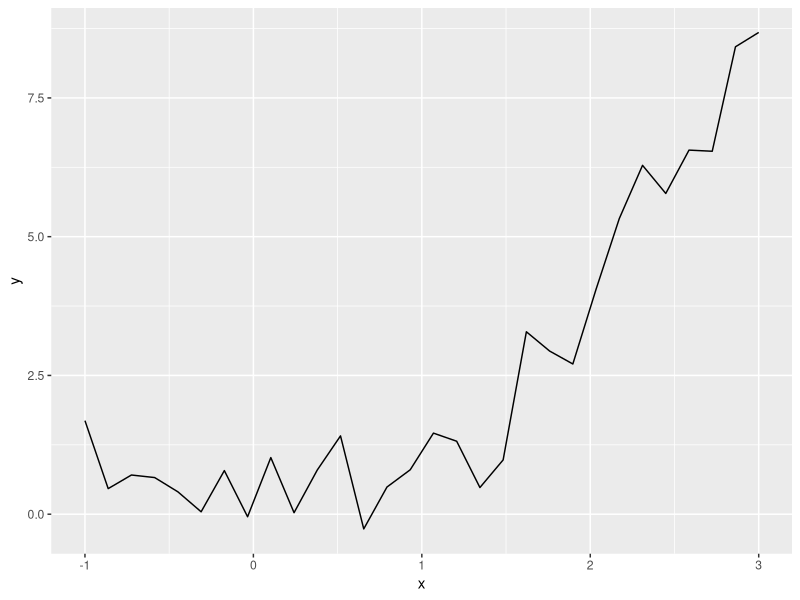
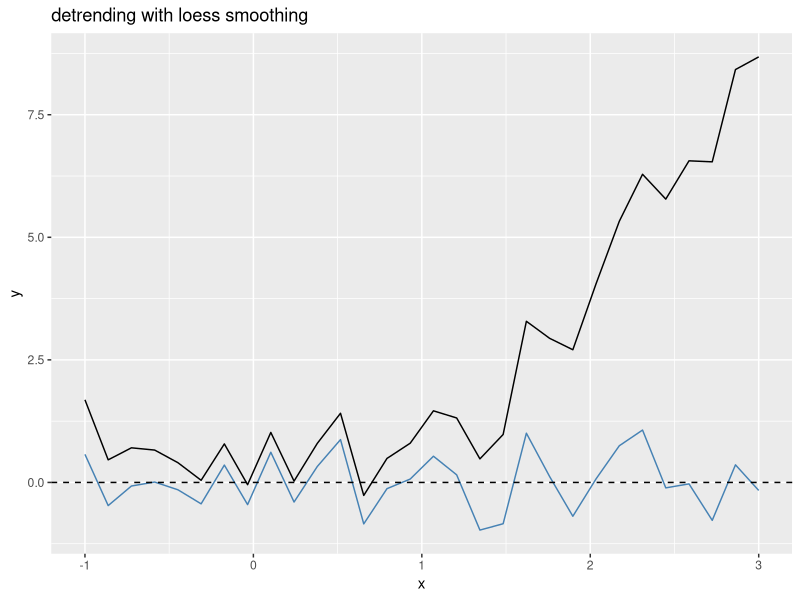
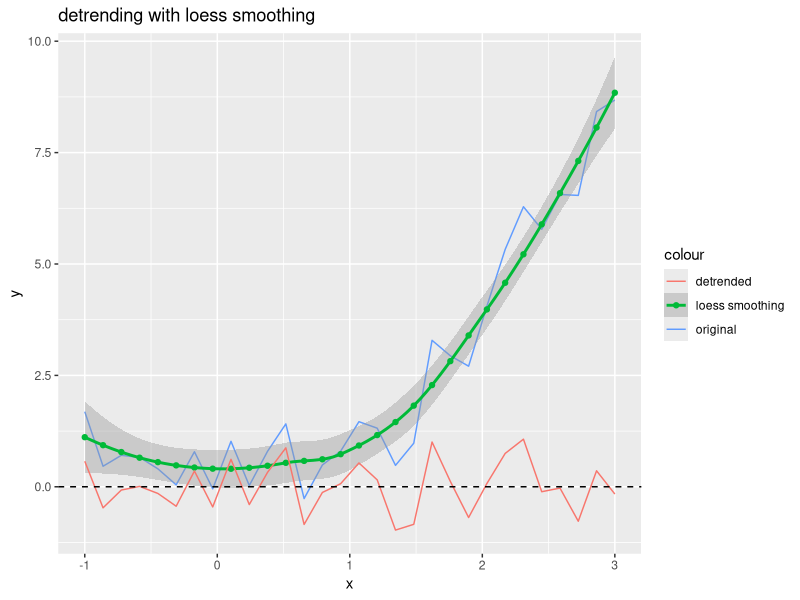
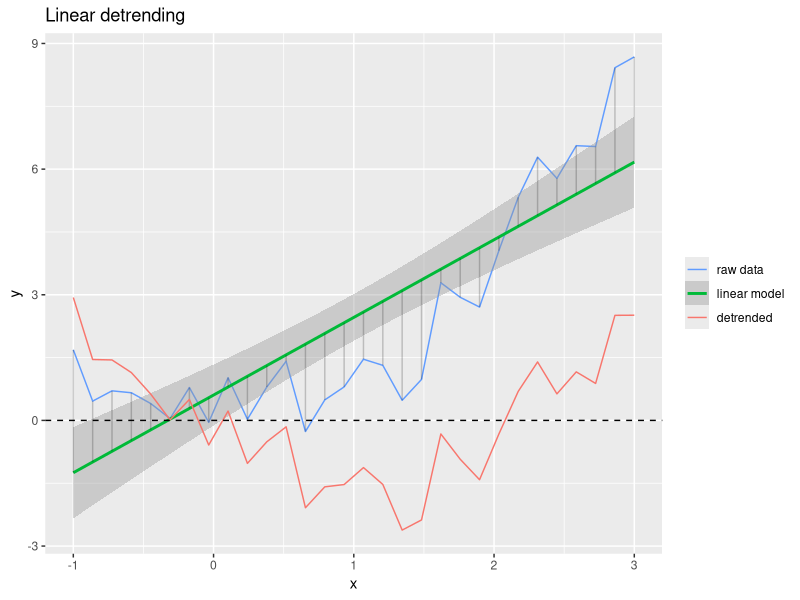
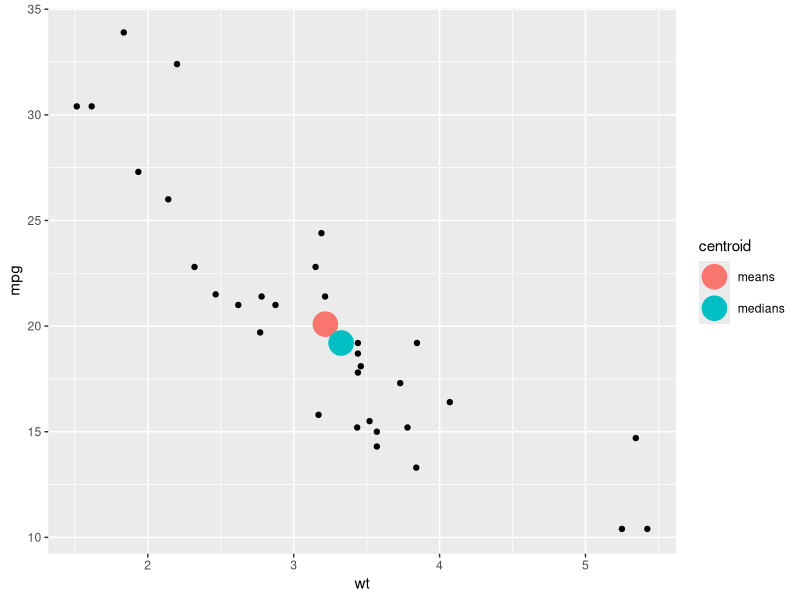
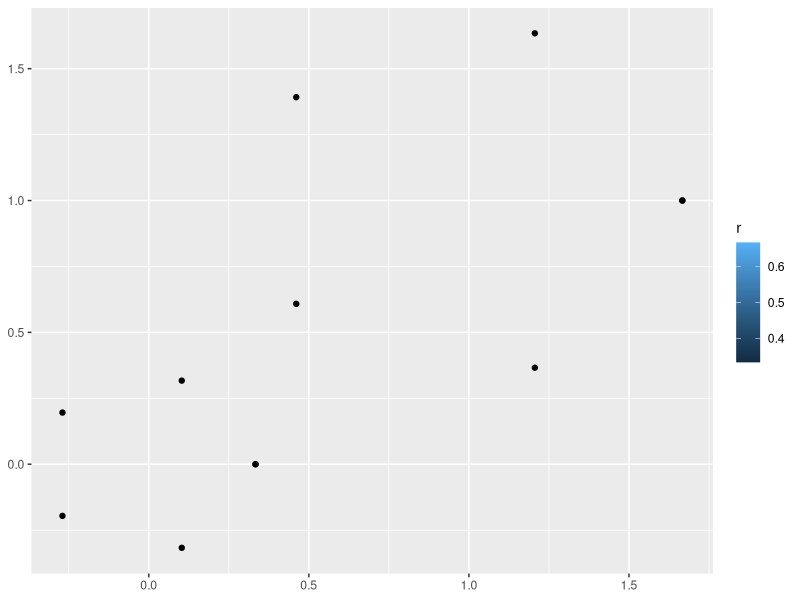
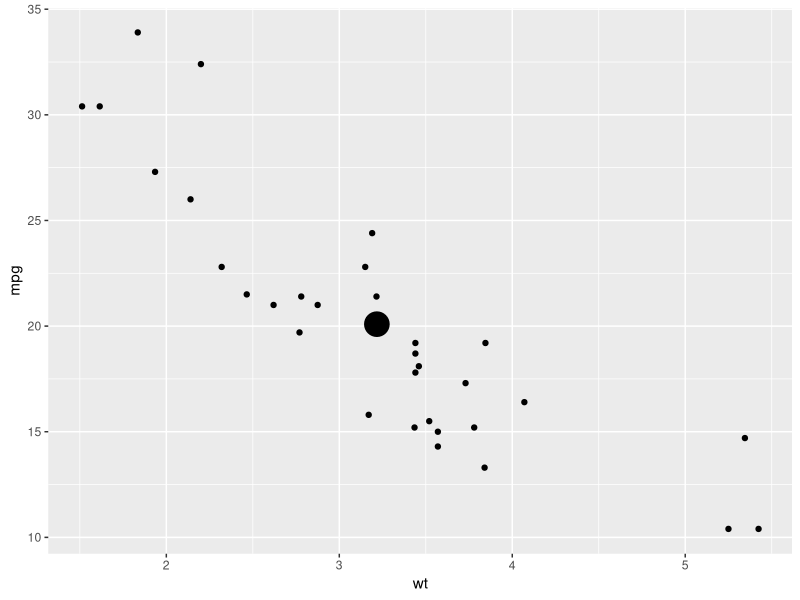
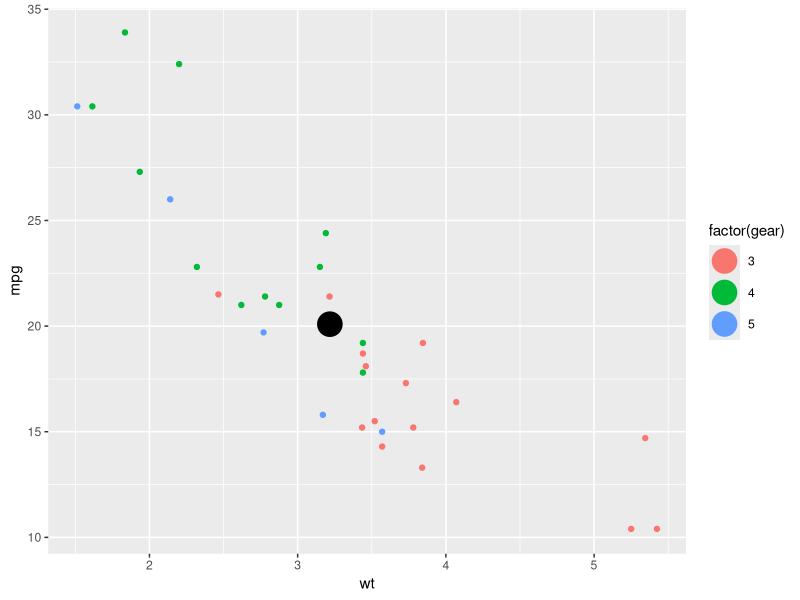

Reproduce these figures in R, in order.
## ---- chunk 1
knitr::opts_chunk$set(echo = TRUE)
options(tidyverse.quiet = TRUE)
## ---- chunk 2
library(tidyverse)
## ---- chunk 3
StatRasa <- ggplot2::ggproto("StatRasa", ggplot2::Stat,
  compute_group = function(data, scales, fun, fun.args) {
     # Change default arguments of the function to the 
     # values in fun.args
     args <- formals(fun)
     for (i in seq_along(fun.args)) {
        if (names(fun.args[i]) %in% names(fun.args)) {
           args[[names(fun.args[i])]] <- fun.args[[i]]
        } 
     }
     formals(fun) <- args
     
     # Apply function to data
     fun(data)
})

# stat function used in ggplot
stat_rasa <- function(mapping = NULL, data = NULL,
                      geom = "point", 
                      position = "identity",
                      fun = NULL,
                      ...,
                      show.legend = NA,
                      inherit.aes = TRUE) {
   # Check arguments 
   if (!is.function(fun)) stop("fun must be a function")
   
   # Pass dotted arguments to a list
   fun.args <- match.call(expand.dots = FALSE)$`...`
   
   ggplot2::layer(
      data = data,
      mapping = mapping,
      stat = StatRasa,
      geom = geom,
      position = position,
      show.legend = show.legend,
      inherit.aes = inherit.aes,
      check.aes = FALSE,
      check.param = FALSE,
      params = list(
         fun = fun, 
         fun.args = fun.args,
         na.rm = FALSE,
         ...
      )
   )
}


# using .75 span to match ggplot2 geom_smooth
Detrend <- function(data, method = "lm", span = 0.75) {
   if (method == "lm") {
      data$y <- resid(lm(y ~ x, data = data))
   } else {
      data$y <- resid(loess(y ~ x, span = span, data = data))
   }
   as.data.frame(data)
   }
   
   
library(ggplot2)
set.seed(42)
x <- seq(-1, 3, length.out = 30)
y <- x^2 + rnorm(30)*0.5
df <- data.frame(x = x, y = y)

ggplot(df, aes(x, y)) +
  geom_line()

last_plot() +
   stat_rasa(geom = "line", 
             fun = Detrend, 
             method = "smooth",
             color = "steelblue") +
  geom_hline(yintercept = 0, 
             linetype = "dashed") + 
  labs(title = "detrending with loess smoothing")


ggplot(df, aes(x, y)) +
  geom_line(aes(color = "original")) +
  geom_smooth(aes(color = "loess smoothing")) + 
  stat_smooth(geom = "point", aes(color = "loess smoothing"),
              xseq = df$x) +
  stat_rasa(geom = "line", 
             fun = Detrend, 
             method = "smooth",
             aes(color = "detrended")) +
  geom_hline(yintercept = 0, 
             linetype = "dashed") + 
  labs(title = "detrending with loess smoothing")
  
  
stat_detrend <- function(...) {
   stat_rasa(fun = Detrend, geom = "line", ...)
}

ggplot(df, aes(x, y)) + 
  geom_line(aes(color = "raw data")) +
  geom_smooth(method = "lm", 
              aes(color = "linear model")) +
  stat_smooth(method = "lm", geom = "segment",
              xend = df$x, yend = df$y,
              xseq = df$x, alpha = .2
              ) +
  stat_detrend(method = "lm", 
                aes(color = "detrended")) +
  geom_hline(yintercept = 0, 
             linetype = "dashed") + 
  scale_color_discrete(breaks = 
                         fct_inorder(c("raw data",
                                       "linear model",
                                       "detrended"))) + 
  labs(title = "Linear detrending",
       color = NULL)
## ---- chunk 4
summarize_xy <- function(data, sum_fun = mean){
  
  data |>
    summarize(
      x = sum_fun(x),
      y = sum_fun(y)
    )
  
}


mtcars |>
  ggplot() + 
  aes(x = wt,
      y = mpg) + 
  geom_point() + 
  stat_rasa(fun = summarize_xy, 
            size = 8,
            aes(color = "means")) + 
  stat_rasa(fun = summarize_xy, 
            sum_fun = median, 
            size = 8, 
            aes(color = "medians")) + 
  labs(color = "centroid")

## ---- chunk 5
define_layer_temp <- function(
  compute_group = NULL,
  compute_panel = NULL, 
  required_aes = NULL,
  geom = ggplot2::GeomPoint, 
  mapping = NULL,
  data = NULL,
  position = "identity",
  na.rm = FALSE,
  show.legend = NA,
  inherit.aes = TRUE, 
  ...) {

  if(is.null(compute_group)){compute_group <- ggplot2::Stat$compute_group}
  if(is.null(compute_panel)){compute_panel <- ggplot2::Stat$compute_panel}
  if(is.null(required_aes)) {required_aes  <- ggplot2::Stat$required_aes}
     
     
StatTemp <- ggproto(
  `_class` = "StatTemp",
  `_inherit` = ggplot2::Stat,
  compute_group = compute_group,
  compute_panel = compute_panel,
  required_aes  = required_aes)
  
  ggplot2::layer(
    stat = StatTemp,  # proto object from Step 2
    geom = geom,  # inherit other behavior
    data = data,
    mapping = mapping,
    position = position,
    show.legend = show.legend,
    inherit.aes = inherit.aes,
    params = list(na.rm = na.rm, ...)
  )
}


compute_panel_circle <- function(data, scales, n_vertices = 15){
  
  data |> 
    mutate(group = row_number()) |> 
    crossing(tibble(z = 0:n_vertices)) |>
    mutate(around = 2*pi*z/max(z)) |> 
    mutate(x = x0 + cos(around)*r,
           y = y0 + sin(around)*r) 
  
}

geom_circle <- function(...){
  
  define_layer_temp(
    compute_panel = compute_panel_circle,
    ...)
  
}

library(ggplot2)
data.frame(x0 = 0:1, y0 = 0:1, r = 1:2/3) |>
  ggplot() +
  aes(x0 = x0, y0 = y0, r = r) +
  geom_circle(n_vertices = 5) +
  aes(fill = r)
## ---- chunk 6
compute_group_xy_summary <- function(data, scales){
  
  data |> 
    summarize(x = mean(x),
              y = mean(y))
  
}

geom_xy_summary <- function(...){
  
  define_layer_temp(
    compute_panel = compute_group_xy_summary,
    ...)
  
}

mtcars |>
  ggplot() +
  aes(x = wt, y = mpg) +
  geom_point() + 
  geom_xy_summary(size = 8)

last_plot() + 
  aes(color = factor(gear))


## ---- chunk 7
StatIdentity2 <- ggproto(NULL, ggplot2::StatIdentity)


mtcars |>
  ggplot() + 
  aes(x = wt,
      y = mpg) + 
  geom_point(stat = StatIdentity2) 



StatIdentity2$compute_group <- function(data, scales){
  
  data |>
    summarize(x = mean(x),
              y = mean(y))
  
}

mtcars |>
  ggplot() + 
  aes(x = wt,
      y = mpg) + 
  geom_point(stat = StatIdentity2) 
## ---- chunk 8
piped <- . %>% summarise(x = mean(x)) %>%
  mutate(x = x + 1)

piped
